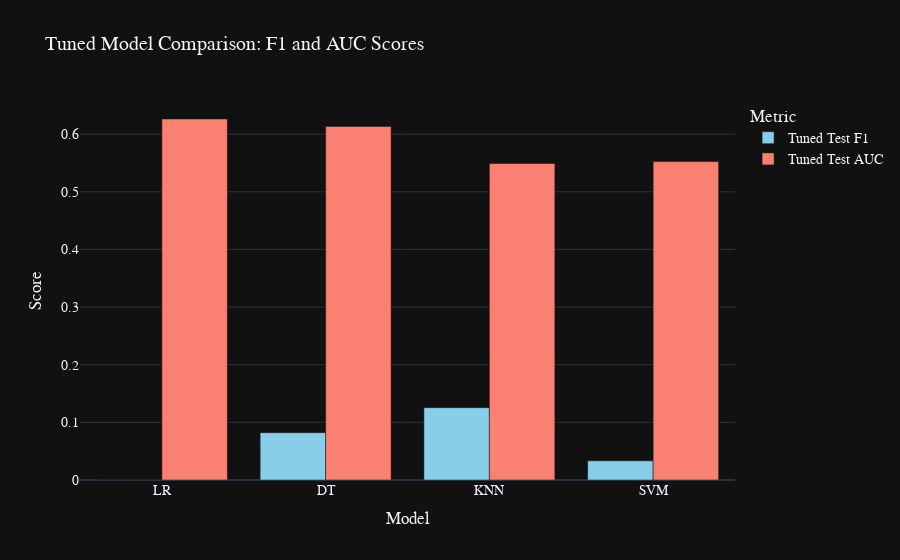

Source (notebook cell):
### Code cell
import pandas as pd
import plotly.express as px

# Create DataFrame from your table data
data = {
    'Model': ['LR', 'DT', 'KNN', 'SVM'],
    'Best Params': [
        "{'model_C': 0.1}",
        "{'model_max_depth': 10, 'model_min_samples_split': ...}",
        "{'model_n_neighbors': 3}",
        "{'model_C': 10, 'model_kernel': 'rbf'}"
    ],
    'Tuned Test F1': [0.000000, 0.082171, 0.125490, 0.033278],
    'Tuned Test AUC': [0.626361, 0.613527, 0.549172, 0.552497]
}

df = pd.DataFrame(data)

# Melt for grouped bar plot (F1 and AUC side-by-side)
df_melted = df.melt(id_vars=['Model', 'Best Params'], value_vars=['Tuned Test F1', 'Tuned Test AUC'], 
                    var_name='Metric', value_name='Score')

# Interactive grouped bar plot with Plotly
fig = px.bar(df_melted, x='Model', y='Score', color='Metric', barmode='group',
             hover_data=['Best Params'],  # Show params on hover
             title='Tuned Model Comparison: F1 and AUC Scores',
             labels={'Score': 'Performance Score'},
             color_discrete_map={'Tuned Test F1': 'skyblue', 'Tuned Test AUC': 'salmon'})

# Customize for beauty
fig.update_layout(
    xaxis_title='Model',
    yaxis_title='Score',
    template='plotly_dark',  
    hovermode='x unified',  
    bargap=0.2,  # Gap between bars
    font=dict(family="Arial", size=14),
    title_font_size=20
)

# Make interactive (zoom, pan, etc. built-in)
fig.show()

### Figure 1 — Plotly figure (JSON) as saved in the notebook; plotly's stock layout.template omitted (floating-point values rounded to 4 significant figures)
{"data": [{"alignmentgroup": "True", "customdata": [["{'model_C': 0.1}"], ["{'model_max_depth': 10, 'model_min_samples_split': ...}"], ["{'model_n_neighbors': 3}"], ["{'model_C': 10, 'model_kernel': 'rbf'}"]], "hovertemplate": "Metric=Tuned Test F1<br>Model=%{x}<br>Performance Score=%{y}<br>Best Params=%{customdata[0]}<extra></extra>", "legendgroup": "Tuned Test F1", "marker": {"color": "skyblue", "pattern": {"shape": ""}}, "name": "Tuned Test F1", "offsetgroup": "Tuned Test F1", "orientation": "v", "showlegend": true, "textposition": "auto", "type": "bar", "x": ["LR", "DT", "KNN", "SVM"], "xaxis": "x", "y": [0, 0.08217, 0.1255, 0.03328], "yaxis": "y"}, {"alignmentgroup": "True", "customdata": [["{'model_C': 0.1}"], ["{'model_max_depth': 10, 'model_min_samples_split': ...}"], ["{'model_n_neighbors': 3}"], ["{'model_C': 10, 'model_kernel': 'rbf'}"]], "hovertemplate": "Metric=Tuned Test AUC<br>Model=%{x}<br>Performance Score=%{y}<br>Best Params=%{customdata[0]}<extra></extra>", "legendgroup": "Tuned Test AUC", "marker": {"color": "salmon", "pattern": {"shape": ""}}, "name": "Tuned Test AUC", "offsetgroup": "Tuned Test AUC", "orientation": "v", "showlegend": true, "textposition": "auto", "type": "bar", "x": ["LR", "DT", "KNN", "SVM"], "xaxis": "x", "y": [0.6264, 0.6135, 0.5492, 0.5525], "yaxis": "y"}], "layout": {"bargap": 0.2, "barmode": "group", "font": {"family": "Arial", "size": 14}, "hovermode": "x unified", "legend": {"title": {"text": "Metric"}, "tracegroupgap": 0}, "title": {"font": {"size": 20}, "text": "Tuned Model Comparison: F1 and AUC Scores"}, "xaxis": {"anchor": "y", "domain": [0, 1], "title": {"text": "Model"}}, "yaxis": {"anchor": "x", "domain": [0, 1], "title": {"text": "Score"}}}}
